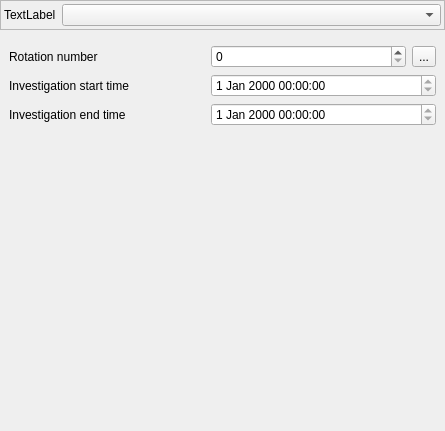
<?xml version="1.0" encoding="UTF-8"?>
<ui version="4.0">
 <class>Form_base3_cp</class>
 <widget class="QWidget" name="Form_base3_cp">
  <property name="geometry">
   <rect>
    <x>0</x>
    <y>0</y>
    <width>445</width>
    <height>431</height>
   </rect>
  </property>
  <property name="windowTitle">
   <string>Form</string>
  </property>
  <layout class="QVBoxLayout" name="verticalLayout_2" stretch="1,1,20">
   <property name="leftMargin">
    <number>0</number>
   </property>
   <property name="topMargin">
    <number>0</number>
   </property>
   <property name="rightMargin">
    <number>0</number>
   </property>
   <property name="bottomMargin">
    <number>3</number>
   </property>
   <item>
    <widget class="QFrame" name="frame_2">
     <property name="frameShape">
      <enum>QFrame::StyledPanel</enum>
     </property>
     <property name="frameShadow">
      <enum>QFrame::Raised</enum>
     </property>
     <layout class="QGridLayout" name="gridLayout_3" columnstretch="1,10">
      <property name="leftMargin">
       <number>3</number>
      </property>
      <property name="topMargin">
       <number>3</number>
      </property>
      <property name="rightMargin">
       <number>3</number>
      </property>
      <property name="bottomMargin">
       <number>3</number>
      </property>
      <item row="0" column="1">
       <widget class="QComboBox" name="deficiencycategory"/>
      </item>
      <item row="0" column="0">
       <widget class="QLabel" name="label_2">
        <property name="text">
         <string>TextLabel</string>
        </property>
       </widget>
      </item>
     </layout>
    </widget>
   </item>
   <item>
    <widget class="QStackedWidget" name="stackedWidget">
     <property name="currentIndex">
      <number>0</number>
     </property>
     <widget class="QWidget" name="page">
      <layout class="QGridLayout" name="gridLayout_2">
       <item row="0" column="0">
        <widget class="QLabel" name="label_5">
         <property name="text">
          <string>Rotation number</string>
         </property>
        </widget>
       </item>
       <item row="1" column="0">
        <widget class="QLabel" name="label">
         <property name="text">
          <string>Investigation start time</string>
         </property>
        </widget>
       </item>
       <item row="2" column="0">
        <widget class="QLabel" name="label_4">
         <property name="text">
          <string>Investigation end time</string>
         </property>
        </widget>
       </item>
       <item row="0" column="1">
        <widget class="QSpinBox" name="rotationnumber"/>
       </item>
       <item row="0" column="2">
        <widget class="QToolButton" name="toolButton_num_rot">
         <property name="text">
          <string>...</string>
         </property>
        </widget>
       </item>
       <item row="1" column="1" colspan="2">
        <widget class="QDateTimeEdit" name="dateTimeEdit_start">
         <property name="enabled">
          <bool>true</bool>
         </property>
         <property name="readOnly">
          <bool>true</bool>
         </property>
        </widget>
       </item>
       <item row="2" column="1" colspan="2">
        <widget class="QDateTimeEdit" name="dateTimeEdit_end">
         <property name="readOnly">
          <bool>true</bool>
         </property>
        </widget>
       </item>
      </layout>
     </widget>
     <widget class="QWidget" name="page_2">
      <layout class="QHBoxLayout" name="horizontalLayout_2">
       <item>
        <widget class="QLabel" name="label_3">
         <property name="text">
          <string>A remplir avec les spec desordre cat2</string>
         </property>
        </widget>
       </item>
      </layout>
     </widget>
    </widget>
   </item>
   <item>
    <spacer name="verticalSpacer">
     <property name="orientation">
      <enum>Qt::Vertical</enum>
     </property>
     <property name="sizeHint" stdset="0">
      <size>
       <width>20</width>
       <height>40</height>
      </size>
     </property>
    </spacer>
   </item>
  </layout>
 </widget>
 <resources/>
 <connections/>
</ui>
